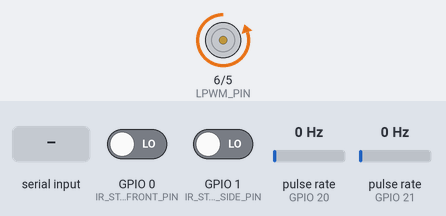
This sketch was run on a simulated ESP32. On the bench: motor-driver pin pairs drawn as motors (green arrow = first pin HIGH = forward, orange = second pin HIGH = backward, longer = more drive). Wiring (inferred from the names in the program): 2 × pulse sensor: data GPIO 20 / data GPIO 21. Inputs (shaded band) come from the test bench; at power-on: GPIO 0 (IR_STOP_FRONT_PIN) LOW, GPIO 1 (IR_STOP_SIDE_PIN) LOW, pulse rate (sensors on GPIO 20, GPIO 21) 0 Hz. What the sketch prints to the serial monitor is not drawn.

Above: at 1.2 s.
1.3 s: GPIO 0 (IR_STOP_FRONT_PIN) driven HIGH
2.8 s: GPIO 1 (IR_STOP_SIDE_PIN) driven HIGH
4.3 s: "move 1\n" received over Serial
6.8 s: "move 1\n" received over the second serial link
8.3 s: "kp 150\n" received over the second serial link
9.8 s: "kd 150\n" received over the second serial link
Timing chart, 0 to 12.3 s (numbered marks = the images above; inputs shaded):
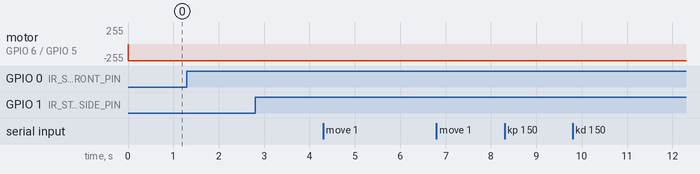

Measured:
- after the input at 1.3 s, every drawn part: stays the same
- after the input at 2.8 s, every drawn part: stays the same
- after the input at 4.3 s, every drawn part: stays the same
- after the input at 6.8 s, every drawn part: stays the same
- after the input at 8.3 s, every drawn part: stays the same
- after the input at 9.8 s, every drawn part: stays the same

The sketch:

Motor_module_main.ino
```cpp
#include "MOTOR_MODULE_MAIN.h"

// Pins and PWM channels
#define RPWM_PIN 5
#define LPWM_PIN 6
#define RPWM_CHANNEL 0
#define LPWM_CHANNEL 1

BTS7960Motor motor(RPWM_PIN, LPWM_PIN, RPWM_CHANNEL, LPWM_CHANNEL);

void setup() {
  Serial.begin(115200);  // USB Serial
  SystemUART.begin(115200, SERIAL_8N1, SystemUARTRX, SystemUARTTX);
  //motorSetup();
  Serial.println("I CAN PRINT ran succesfull --------------------------");
  pinMode(C1_ENCODER_PIN, INPUT_PULLDOWN);
  pinMode(C2_ENCODER_PIN, INPUT_PULLDOWN);
  attachInterrupt(C1_ENCODER_PIN, encoderISR, CHANGE);
  attachInterrupt(C2_ENCODER_PIN, encoderISR, CHANGE);

  // pinMode(10, OUTPUT);
  // pinMode(9, OUTPUT);

  pinMode(IR_STOP_FRONT_PIN, INPUT_PULLDOWN);
  pinMode(IR_STOP_SIDE_PIN, INPUT_PULLDOWN);
  attachInterrupt(IR_STOP_FRONT_PIN, IR_stop_front_ISR, RISING);
  attachInterrupt(IR_STOP_SIDE_PIN, IR_stop_side_ISR, RISING);

  xTaskCreate(SpeedCalculationTask,
              "Timer Task",
              4096,
              NULL,
              1,
              &Speed_Calculation_Task);

  xTaskCreate(MotorTask,
              "Motor Task",
              4096,
              NULL,
              1,
              &Motor_Task);
  xTaskCreate(DisplacementTask,    // Task function
              "Displacement PID",  // Name
              4096,                // Stack size in words (adjust if needed)
              NULL,                // Parameters
              1,                   // Priority (equal or lower than MotorTask)
              &Displacement_Task   // Task handle (optional)
  );


  last_encoder_state = (digitalRead(C1_ENCODER_PIN) << 1) | digitalRead(C2_ENCODER_PIN);
  /*
  timer = timerBegin(timer_id, prescaler, true);
  timerAttachInterrupt(timer, &timer_isr, true);
  timerAlarmWrite(timer, threshold, true);
  timerAlarmEnable(timer);*/
  motor.begin();
}

void loop() {
  // checkUSBInput();
  // Optional: Echo any response back from UART1 to USB
  checkSystemUART();
  if (IR_STOP_FRONT_Flag) {
    Serial.println("IR_STOP_FRONT_PIN");
    Serial.println(IR_STOP_FRONT_PIN);
    IR_STOP_FRONT_Flag = false;
  }
  if (IR_STOP_SIDE_Flag) {
    Serial.println("IR_STOP_SIDE_PIN");
    Serial.println(IR_STOP_SIDE_PIN);
    IR_STOP_SIDE_Flag = false;
  }

  String command;
  if (Serial.available()) {         // check Serial for new command
    command = Serial.readString();  // read the new command from Serial
    command.toLowerCase();          // convert it to lowercase
    if (command.startsWith("move")) {
      float tempSP = 0, tempKp = Kp, tempKi = Ki, tempKd = Kd;

      // Parse tokens
      char *token = strtok((char *)command.c_str(), " ");
      while (token != nullptr) {
        if (strcmp(token, "move") == 0) {
          token = strtok(nullptr, " ");
          if (token) tempSP = atof(token);
        } else if (strcmp(token, "kp") == 0) {
          token = strtok(nullptr, " ");
          if (token) tempKp = atof(token);
        } else if (strcmp(token, "ki") == 0) {
          token = strtok(nullptr, " ");
          if (token) tempKi = atof(token);
        } else if (strcmp(token, "kd") == 0) {
          token = strtok(nullptr, " ");
          if (token) tempKd = atof(token);
        } else {
          token = strtok(nullptr, " ");
        }
      }

      // Apply values
      radsSP = tempSP;
      Kp = tempKp;
      Ki = tempKi;
      Kd = tempKd;

      Serial.printf("--> Setpoint: %.2f rad/s\n", radsSP);
      Serial.printf("--> PID Tuning | Kp: %.2f | Ki: %.2f | Kd: %.2f\n", Kp, Ki, Kd);
    }
  }
}
/*
void IRAM_ATTR timer_isr() {

  xTaskResumeFromISR(Speed_Calculation_Task);
  portYIELD_FROM_ISR();  // Not required if task priority is 0
}
*/

void SpeedCalculationTask(void *parameters) {
  TickType_t xLastWakeTime = xTaskGetTickCount();
  const TickType_t xFrequency = pdMS_TO_TICKS(20);  // Run every 10ms

  while (1) {
    unsigned long now = millis();

    // Use FreeRTOS critical section (no mutex needed)
    portENTER_CRITICAL(&mux);
    delta_Ticks = encoder_ticks - last_encoder_ticks;
    last_encoder_ticks = encoder_ticks;
    portEXIT_CRITICAL(&mux);

    // Calculate time difference
    static unsigned long last_time = 0;  // Static to preserve value
    unsigned long dt = now - last_time;
    last_time = now;

    if (dt > 0) {
      portENTER_CRITICAL(&motorMux);
      Current_speed = (delta_Ticks * ticksToRadians) / (dt / 1000.0);
      portEXIT_CRITICAL(&motorMux);
    }
    // Periodic execution (replaces vTaskSuspend)
    //Serial.println(encoder_ticks);
    vTaskDelayUntil(&xLastWakeTime, xFrequency);
  }
}

void MotorTask(void *parameters) {
  while (1) {
    double error, derivative, response;
    unsigned long now = millis();
    double dt = (now - last_time_MOTOR) / 1000.0;

    portENTER_CRITICAL(&motorMux);
    error = radsSP - Current_speed;
    portEXIT_CRITICAL(&motorMux);

    /*
    // Deadband implementation
    if (fabs(error) < deadband) {
      error = 0;
      integral = 0;  // Optional: clear integral to avoid windup
    }
*/
    // integral += error * dt;
    derivative = (error - previous_error) / dt;

    response = Kp * error + Kd * derivative;

    previous_error = error;
    last_time_MOTOR = now;

    // Clamp response to [-255, 255]
    if (response > 100) response = 100;
    if (response < -100) response = -100;
    // Move motor using new API
    motorpwm += response;
    if (motorpwm > 100) motorpwm = 100;
    if (motorpwm < -100) motorpwm = -100;

    motor.move(motorpwm);  // Accepts negative or positive for direction
/*
    Serial.print("Error: ");
    Serial.print(error);
    Serial.print(" | Speed: ");
    Serial.print(Current_speed);
    Serial.print(" | Response: ");
    Serial.print(response);
    Serial.print(" | Kp * error: ");
    Serial.print(Kp * error);
    Serial.print(" | Ki * integral: ");
    Serial.print(Ki * integral);
    Serial.print(" | Kd * derivative: ");
    Serial.print(Kd * derivative);
    Serial.print(" | motorpwm: ");
    Serial.println(motorpwm);
*/
    vTaskDelay(pdMS_TO_TICKS(10));  // 50Hz update rate
  }
}

void DisplacementTask(void *parameters) {
  TickType_t xLastWakeTime = xTaskGetTickCount();
  const TickType_t xFrequency = pdMS_TO_TICKS(30);

  while (1) {
    unsigned long now = millis();
    static unsigned long last_time = 0;
    unsigned long dt = now - last_time;
    last_time = now;

    double current_position;
    portENTER_CRITICAL(&mux);
    current_position = encoder_ticks;
    portEXIT_CRITICAL(&mux);

    double error = target_position - current_position;
    displacement_integral += error * (dt / 1000.0);
    double derivative = (error - last_displacement_error) / (dt / 1000.0);
    last_displacement_error = error;

    double output_speed = displacementKp * error + displacementKi * displacement_integral + displacementKd * derivative;

    // Stop when within 1 mm worth of ticks (you can adjust this tolerance)
    if (fabs(error) < (ticks_per_mm * 1.0)) {
      portENTER_CRITICAL(&motorMux);
      radsSP = 0;
      portEXIT_CRITICAL(&motorMux);

      displacement_integral = 0;
      last_displacement_error = 0;

      vTaskSuspend(NULL);  // Suspend this task until resumed
    }
    vTaskDelayUntil(&xLastWakeTime, xFrequency);
  }
}

void IRAM_ATTR encoderISR() {
  uint8_t curr_state = (digitalRead(C1_ENCODER_PIN) << 1) | digitalRead(C2_ENCODER_PIN);
  uint8_t transition = (last_encoder_state << 2) | curr_state;

  switch (transition) {
    case 0b0001:
    case 0b0111:
    case 0b1110:
    case 0b1000:
      encoder_ticks++;
      break;
    case 0b0010:
    case 0b0100:
    case 0b1101:
    case 0b1011:
      encoder_ticks--;
      break;
    default:
      // Invalid or bounce — ignore
      break;
  }
  last_encoder_state = curr_state;
}
```

BTS7960.h
```cpp
#ifndef BTS7960_H
#define BTS7960_H


class BTS7960Motor {
public:
  BTS7960Motor(uint8_t rpwmPin, uint8_t lpwmPin, uint8_t rpwmChannel, uint8_t lpwmChannel, uint16_t freq = 20000, uint8_t resolution = 8)
    : _rpwmPin(rpwmPin), _lpwmPin(lpwmPin),
      _rpwmChannel(rpwmChannel), _lpwmChannel(lpwmChannel),
      _freq(freq), _resolution(resolution) {}

  void begin() {
    ledcSetup(_rpwmChannel, _freq, _resolution);
    ledcSetup(_lpwmChannel, _freq, _resolution);
    ledcAttachPin(_rpwmPin, _rpwmChannel);
    ledcAttachPin(_lpwmPin, _lpwmChannel);
    move(0.0);
  }

  void move(int speed) {
    speed = constrain(speed, -100, 100);              // Clamp to valid range
    uint8_t pwmValue = (uint8_t)(abs(speed) * 2.55);  // scale to 0–255

    if (speed > 0) {
      ledcWrite(_rpwmChannel, 0);
      ledcWrite(_lpwmChannel, pwmValue);
    } else if (speed < 0) {
      ledcWrite(_lpwmChannel, 0);
      ledcWrite(_rpwmChannel, pwmValue);
    } else {
      ledcWrite(_rpwmChannel, 0);
      ledcWrite(_lpwmChannel, 0);
    }
  }

private:
  uint8_t _rpwmPin, _lpwmPin;
  uint8_t _rpwmChannel, _lpwmChannel;
  uint16_t _freq;
  uint8_t _resolution;
};


// NOT BTS7960 CODE, MADE FOR TESTS WITH DRV8833
/*
void motorSetup() {
  // Set all the motor control inputs to OUTPUT
//  pinMode(LMIN1_PIN, OUTPUT);
//  pinMode(LMIN2_PIN, OUTPUT);
  // Turn off motors - Initial state
  digitalWrite(LMIN1_PIN, LOW);
  digitalWrite(LMIN2_PIN, LOW);

}

void Move_L_Motor(double pwm) {  //Rotation -255 - 255
  if (pwm > 255)
    pwm = 255;
  if (pwm < 0)
    pwm = 0;
  if (pwm < 0) {
    analogWrite(LMIN2_PIN, -pwm);
    digitalWrite(LMIN1_PIN, LOW);

  } else {  // stop or forward
    digitalWrite(LMIN2_PIN, LOW);
    analogWrite(LMIN1_PIN, pwm);
  }

*/
#endif
```

MOTOR_MODULE_MAIN.h
```cpp
#ifndef MOTOR_MODULE_MAIN_H
#define MOTOR_MODULE_MAIN_H

#include <HardwareSerial.h>

HardwareSerial SystemUART(1);  // UART1
const int SystemUARTRX = 7;
const int SystemUARTTX = 8;
#define DEVICE_ID "1"

#define IR_STOP_FRONT_PIN 0
#define IR_STOP_SIDE_PIN 1
volatile bool IR_STOP_FRONT_Flag = false, IR_STOP_SIDE_Flag = false;
volatile unsigned long IR_STOP_FRONT_Time = 0, IR_STOP_SIDE_Time = 0;
volatile unsigned long Last_IR_STOP_FRONT_Time = 0, Last_IR_STOP_SIDE_Time = 0;

#define C1_ENCODER_PIN 20
#define C2_ENCODER_PIN 21


static TaskHandle_t Speed_Calculation_Task = NULL;
static TaskHandle_t Motor_Task = NULL;
static TaskHandle_t Displacement_Task = NULL;

hw_timer_t* timer = NULL;
uint8_t timer_id = 0;
uint16_t prescaler = 80;  // Between 0 and 65 535
int threshold = 50000;    // 64 bits value (limited to int size of 32bits) -- Set to 100ms

volatile uint8_t last_encoder_state = 0;
volatile int encoder_ticks = 0;  // Updated in ISR
int last_encoder_ticks = 0;
unsigned long last_time = 0;

portMUX_TYPE mux = portMUX_INITIALIZER_UNLOCKED;
portMUX_TYPE motorMux = portMUX_INITIALIZER_UNLOCKED;

const float ticks_per_rev = 2000.0;  // ✅ Encoder ticks per motor shaft revolution
const float ticksToRadians = 2 * PI / ticks_per_rev;
int delta_Ticks = 0;
float Current_speed = 0;

double radsSP = 0;  //ROS compliant.

float Kp = 1.1;
float Ki = 0;
float Kd = 0.04;
double motorpwm = 0;

float integral = 0;
float previous_error = 0;
unsigned long last_time_MOTOR = 0;

double LinearDistanceSP = 0;  //ROS compliant.
const float wheel_diameter_mm = 97.0;
const float wheel_circumference_mm = PI * wheel_diameter_mm;
const float ticks_per_mm = ticks_per_rev / wheel_circumference_mm;

double displacementKp = 2.0, displacementKi = 0.5, displacementKd = 0.1;
double displacement_integral = 0, last_displacement_error = 0;
double target_position = 0;  // In encoder ticks, or convert to radians


void IRAM_ATTR timer_isr();
void IRAM_ATTR encoderISR();
void TimerTask(void* parameters);

void UART_SEND(String message);
void checkUSBInput();

#include "BTS7960.h"
#include "Device_Networking.h"
#include "Movement_Control.h"
#include "BTS7960.H"

#endif
```

Movement_Control.h
```cpp
#ifndef MOVEMENT_CONTROL_H
#define MOVEMENT_CONTROL_H


void IRAM_ATTR IR_stop_front_ISR() {
  IR_STOP_FRONT_Time = millis();
  if (IR_STOP_FRONT_Time - Last_IR_STOP_FRONT_Time > 250) {
    IR_STOP_FRONT_Flag = true; //Maybe notifying a task?
  }
  Last_IR_STOP_FRONT_Time = IR_STOP_FRONT_Time;
}

void IRAM_ATTR IR_stop_side_ISR() {
  IR_STOP_SIDE_Time = millis();
  if (IR_STOP_SIDE_Time - Last_IR_STOP_SIDE_Time > 250) {
    IR_STOP_SIDE_Flag = true; //Maybe notifying a task?
  }
  Last_IR_STOP_SIDE_Time = IR_STOP_SIDE_Time;
}


#endif
```

Source omitted: Device_Networking.h (11869 bytes)
